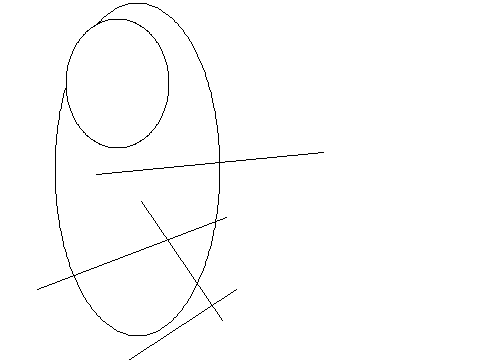

Generate this figure with Python:
from PIL import Image, ImageDraw
image1 = Image.new('RGB', (480, 360), '#ffffff')
draw = ImageDraw.Draw(image1)
c=[277,453,71,143]
draw.ellipse(c,'#ffffff','#000000')
c=[368,116,141,320]
draw.ellipse(c,'#ffffff','#000000')
c=[279,342,186,210]
draw.ellipse(c,'#ffffff','#000000')
c=[52,49,220,5]
draw.ellipse(c,'#ffffff','#000000')
c=[55,3,220,336]
draw.ellipse(c,'#ffffff','#000000')
c=[312,291,126,167]
draw.ellipse(c,'#ffffff','#000000')
c=[428,437,35,238]
draw.ellipse(c,'#ffffff','#000000')
c=[439,311,262,355]
draw.ellipse(c,'#ffffff','#000000')
c=[356,98,315,151]
draw.ellipse(c,'#ffffff','#000000')
c=[202,434,44,261]
draw.ellipse(c,'#ffffff','#000000')
c=[66,19,169,148]
draw.ellipse(c,'#ffffff','#000000')
c=[371,92,125,360]
draw.ellipse(c,'#ffffff','#000000')
c=[371,279,94,81]
draw.ellipse(c,'#ffffff','#000000')
c=[276,94,88,43]
draw.ellipse(c,'#ffffff','#000000')
c=[11,306,250,278]
draw.ellipse(c,'#ffffff','#000000')
l=[64,402,236,289]
draw.line(l,'#000000')
l=[222,320,141,201]
draw.line(l,'#000000')
l=[96,174,323,152]
draw.line(l,'#000000')
l=[37,289,226,217]
draw.line(l,'#000000')
image1.save('Artist52.png')